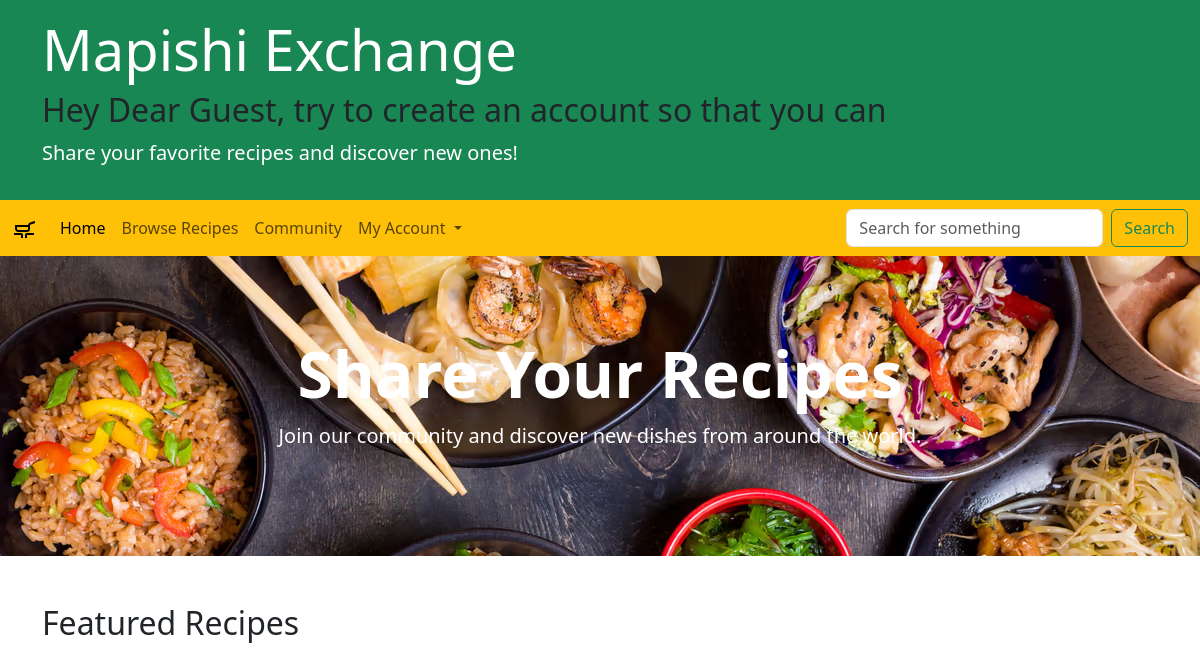
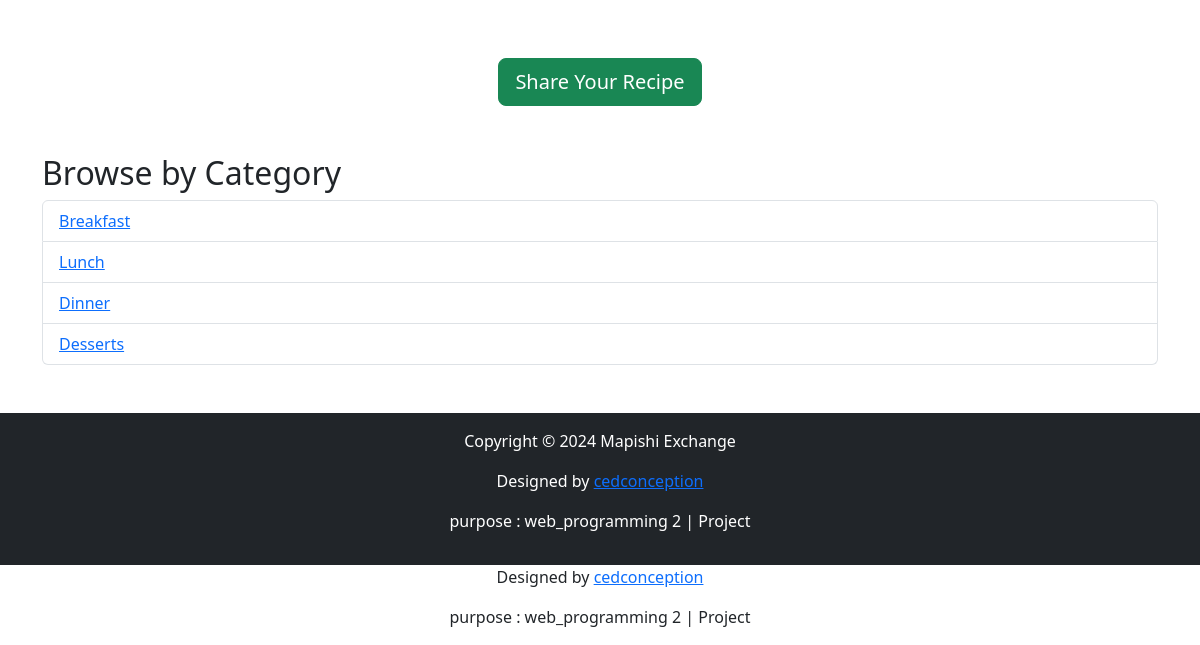
Before: / with the older database file (2 pictures, top to bottom).
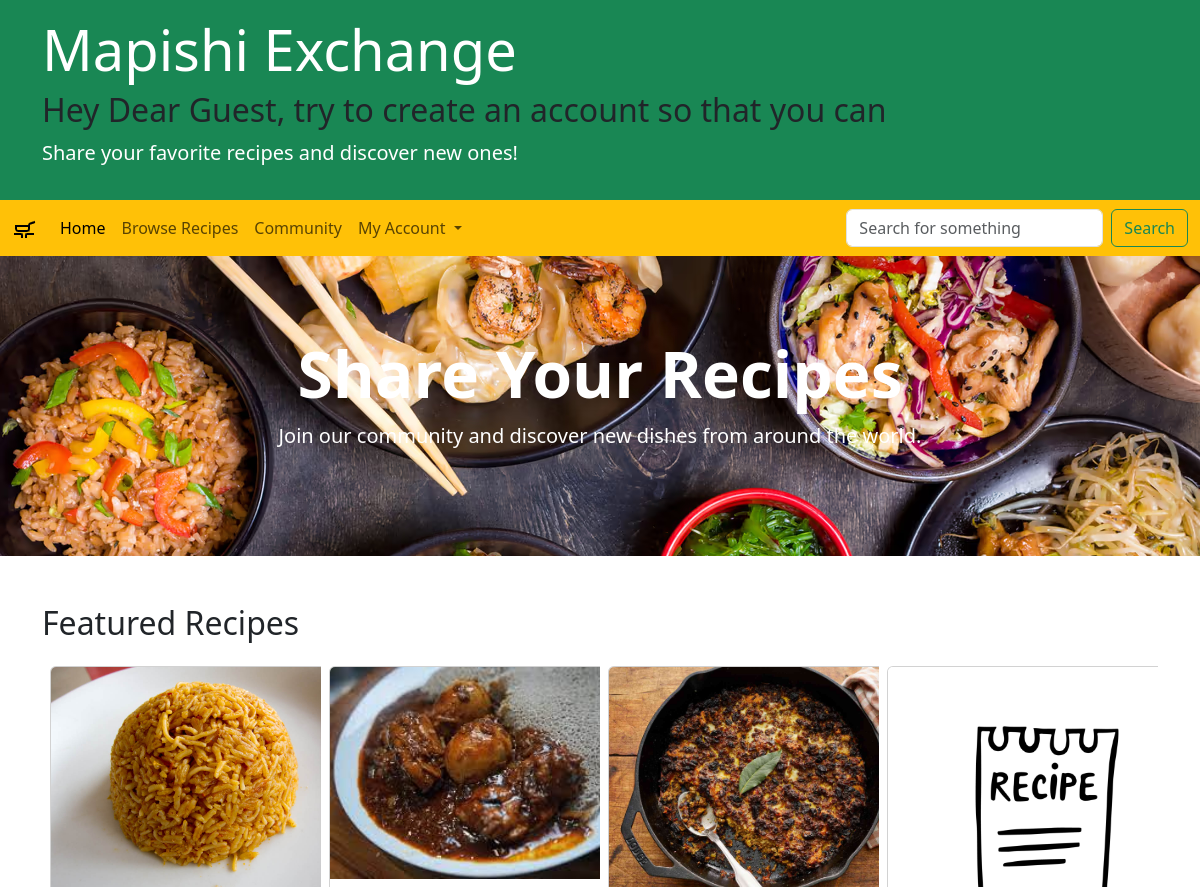
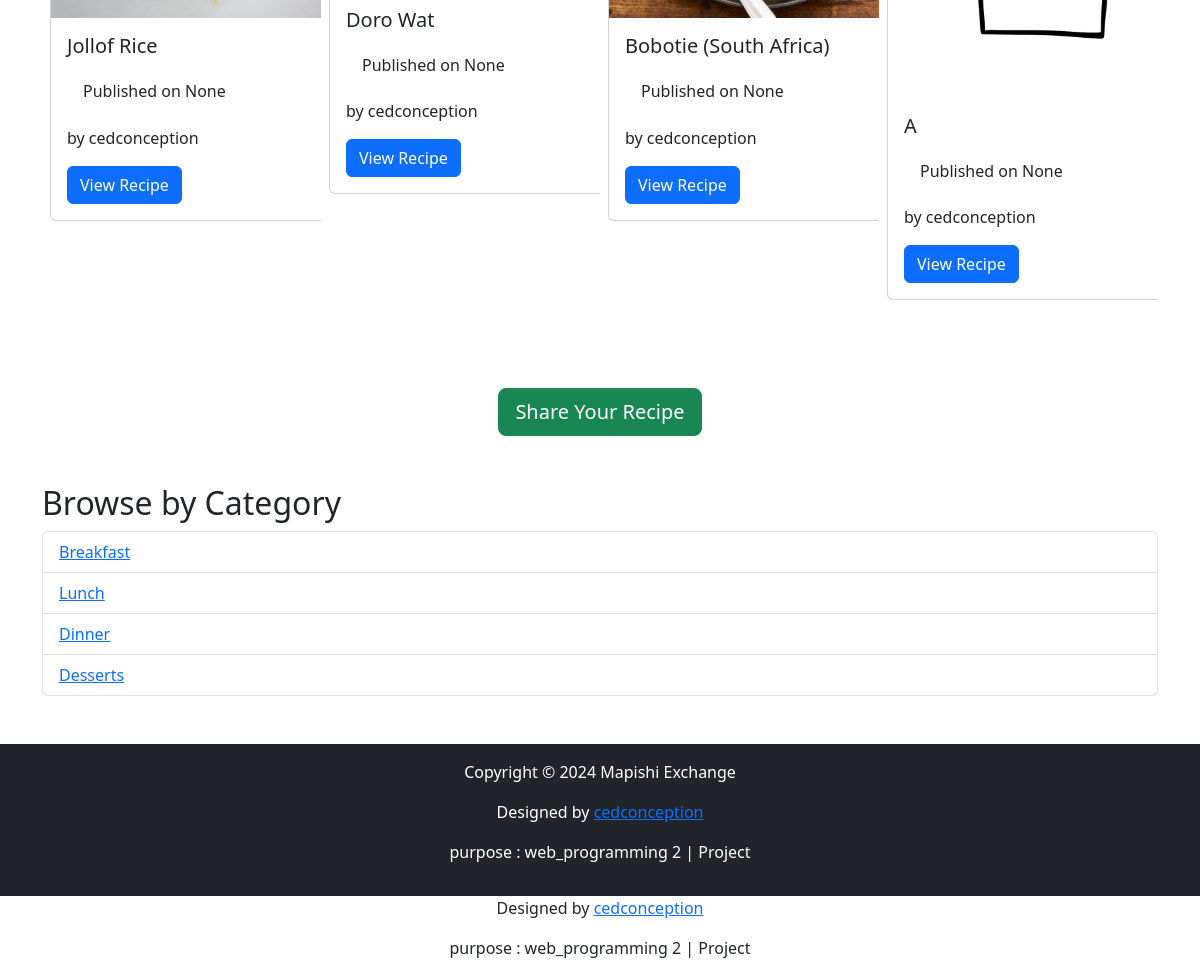
After: the same page with the newer database file (2 pictures, top to bottom).
### recipes/models.py (models this page shows, shortened)
class Recipe(models.Model):
    class Meta:
        permissions = [
            ("approve_recipe", "Can approve a Recipe"),
        ]
    class RecipeCategory(models.TextChoices):
        FOOD = "Food"
        CULTURE = "Culture"
        AFRICA = "Africa"
    category = models.CharField(max_length=10, choices=RecipeCategory.choices)
    author = models.ForeignKey(User, on_delete=models.CASCADE)
    title = models.CharField(max_length=255)
    ingredients = models.TextField(blank=True)
    instructions = models.TextField(blank=True)
    image = models.ImageField(upload_to='recipes/img/', blank=True, validators=[validate_image])  # Optional image
    pub_date = models.DateTimeField(blank=True, null=True)
    is_published = models.BooleanField(default=False)

### recipes/views.py (the view)
# urls.py: 2. Add a URL to urlpatterns:  path('', views.home, name='home')
def home(request):
    list_recipes = Recipe.objects.all()
    data = {
        'recipes': list_recipes
    }
    return render(request, 'recipes/home.html', data)

### recipes/templates/recipes/home.html (shortened to what this page needs)
{% extends 'base.html' %}
{% load static %}
{%block content%}
<header class="container-fluid bg-success py-3">
    <div class="container">
        <h1 class="text-white display-4">Mapishi Exchange</h1>
        {% if user.is_authenticated %}
        <h2> Hey {{ user.username }} </h2>
        {%else%}
        <h2> Hey Dear Guest, try to create an account so that you can </h2>
        {%endif%}
        <p class="text-white lead">Share your favorite recipes and discover new ones!</p>
    </div>
</header>
{% include 'header.html' %}
<div class="container-fluid "
    style="background-image: url('../../static/img/9bc62940-e326-11ec-92b2-962b9dd69cc7_better_chinese_food.avif'); height: 300px; ">
    <div class="d-flex justify-content-center h-100">
        <div class="text-center text-white align-self-center">
            <h1 class="display-3 fw-bold"> Share Your Recipes</h1>
            <p class="lead mb-4">Join our community and discover new dishes from around the world.</p>
        </div>
    </div>
</div>
<main class="container my-5">
    <h2 class="mb-3">Featured Recipes</h2>
    <section class="mb-5 d-flex flex-wrap ">
        {% for recipe in recipes %}
        <div class="col-md-3 mb-3 p-2" style="height: auto  ;overflow: hidden;">
            <div class="col">
                <div class="card mb-3 " style="width: 20rem;">
                    {% if recipe.image%}
                    <img src="{{recipe.image.url}}" class="card-img-top" alt="Recipe Image">
                    {%else%}
                    <img src="{% static 'img/recipe_thumb.jpg' %}" class="card-img-top" alt="Recipe Image">
                    {%endif%}
                    <div class="card-body">
                        <h5 class="card-title">{{ recipe.title }}</h5>
                        <h6 class="card-body"> Published on {{ recipe.pub_date}}</h6>
                        <p> by {{ recipe.author}} </p>
                        <a href="{% url 'recipes:recipe_view' recipe.id  %}" class="btn btn-primary">View Recipe</a>
                    </div>
                </div>
            </div>
        </div>
        {% endfor %}
    </section>
    <div class="text-center mb-5">
        <a href="{% url 'recipes:add_recipe' %}" class="btn btn-lg btn-success">Share Your Recipe</a>
    </div>
    <section class="mb-5">
        <h2>Browse by Category</h2>
        <ul class="list-group">
            <li class="list-group-item"><a href="#">Breakfast</a></li>
            <li class="list-group-item"><a href="#">Lunch</a></li>
            <li class="list-group-item"><a href="#">Dinner</a></li>
            <li class="list-group-item"><a href="#">Desserts</a></li>
        </ul>
    </section>
</main>
<footer class="container-fluid bg-dark text-white py-3">
    <p class="text-center">Copyright &copy; 2024 Mapishi Exchange</p>
    <div class="text-center">
        <p>Designed by <a href="https://www.instagram.com/cedconception/" class="">cedconception</a></p>
        <p>purpose : web_programming 2 | Project</p>
    </div>
</footer>
{%endblock%}

### base/templates/base.html (shortened to what this page needs)
{% load static %}
<!DOCTYPE html>
<html lang="en">
<head>
  <link rel="stylesheet" href="{% static 'css/bootstrap.min.css' %}" type="text/css">
</head>
<body>
  {% block content %}
  {% endblock %}
  <div class="text-center">
    <p>Designed by <a href="https://www.instagram.com/cedconception/" class="">cedconception</a></p>
    <p>purpose : web_programming 2 | Project</p>
  </div>
</body>
</html>

### base/templates/header.html (shortened to what this page needs)
{%block content%}
{% load static%}
<nav class="navbar navbar-expand-lg navbar-light bg-warning">
  <div class="container-fluid">
    <a class="navbar-brand" href=""><img src="{% static 'img/favicon.png' %}" alt=""></a>
    <div class="collapse navbar-collapse" id="navbarSupportedContent">
      <ul class="navbar-nav me-auto mb-2 mb-lg-0">
        <li class="nav-item">
          <a class="nav-link active" aria-current="page" href="{%url 'recipes:home'%}">Home</a>
        </li>
        <li class="nav-item">
          <a class="nav-link" href="{%url 'recipes:home'%}">Browse Recipes</a>
        </li>
        <li class="nav-item">
          <a class="nav-link" href="{%url 'recipes:about_mapishi'%}">Community</a>
        </li>
        <li class="nav-item dropdown">
          <a class="nav-link dropdown-toggle" href="{%url 'recipes:home'%}" id="navbarDropdown" role="button"
            data-bs-toggle="dropdown" aria-expanded="false">
            My Account
          </a>
        </li>
      </ul>
      <form method="GET" action="{% url 'recipes:search_results' %}" class="d-flex">
        <input name="q" class="form-control me-2" type="search" placeholder="Search for something" aria-label="Search">
        <button class="btn btn-outline-success" type="submit">Search</a>
      </form>
    </div>
  </div>
</nav>
{%endblock%}

Changed rows visible on the page:
added Recipe: image (picture), title "Jollof Rice", pub_date "None", author "cedconception"
added Recipe: image (picture), title "Doro Wat", pub_date "None", author "cedconception"
added Recipe: image (picture), title "Bobotie (South Africa)", pub_date "None", author "cedconception"
added Recipe: title "A", pub_date "None", author "cedconception"
